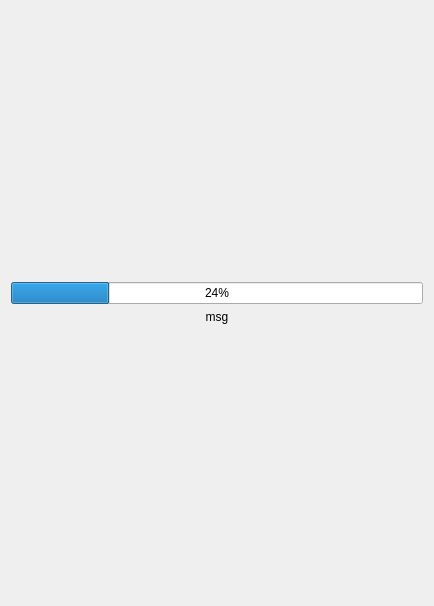
<?xml version="1.0" encoding="UTF-8"?>
<ui version="4.0">
 <class>Form</class>
 <widget class="QWidget" name="Form">
  <property name="geometry">
   <rect>
    <x>0</x>
    <y>0</y>
    <width>434</width>
    <height>606</height>
   </rect>
  </property>
  <property name="windowTitle">
   <string>Form</string>
  </property>
  <layout class="QVBoxLayout" name="verticalLayout">
   <item>
    <spacer name="verticalSpacer">
     <property name="orientation">
      <enum>Qt::Vertical</enum>
     </property>
     <property name="sizeHint" stdset="0">
      <size>
       <width>20</width>
       <height>40</height>
      </size>
     </property>
    </spacer>
   </item>
   <item>
    <widget class="QProgressBar" name="progressBar">
     <property name="value">
      <number>24</number>
     </property>
    </widget>
   </item>
   <item>
    <widget class="QLabel" name="msg">
     <property name="text">
      <string>msg</string>
     </property>
     <property name="alignment">
      <set>Qt::AlignCenter</set>
     </property>
    </widget>
   </item>
   <item>
    <spacer name="verticalSpacer_2">
     <property name="orientation">
      <enum>Qt::Vertical</enum>
     </property>
     <property name="sizeHint" stdset="0">
      <size>
       <width>20</width>
       <height>40</height>
      </size>
     </property>
    </spacer>
   </item>
  </layout>
 </widget>
 <resources/>
 <connections/>
</ui>
